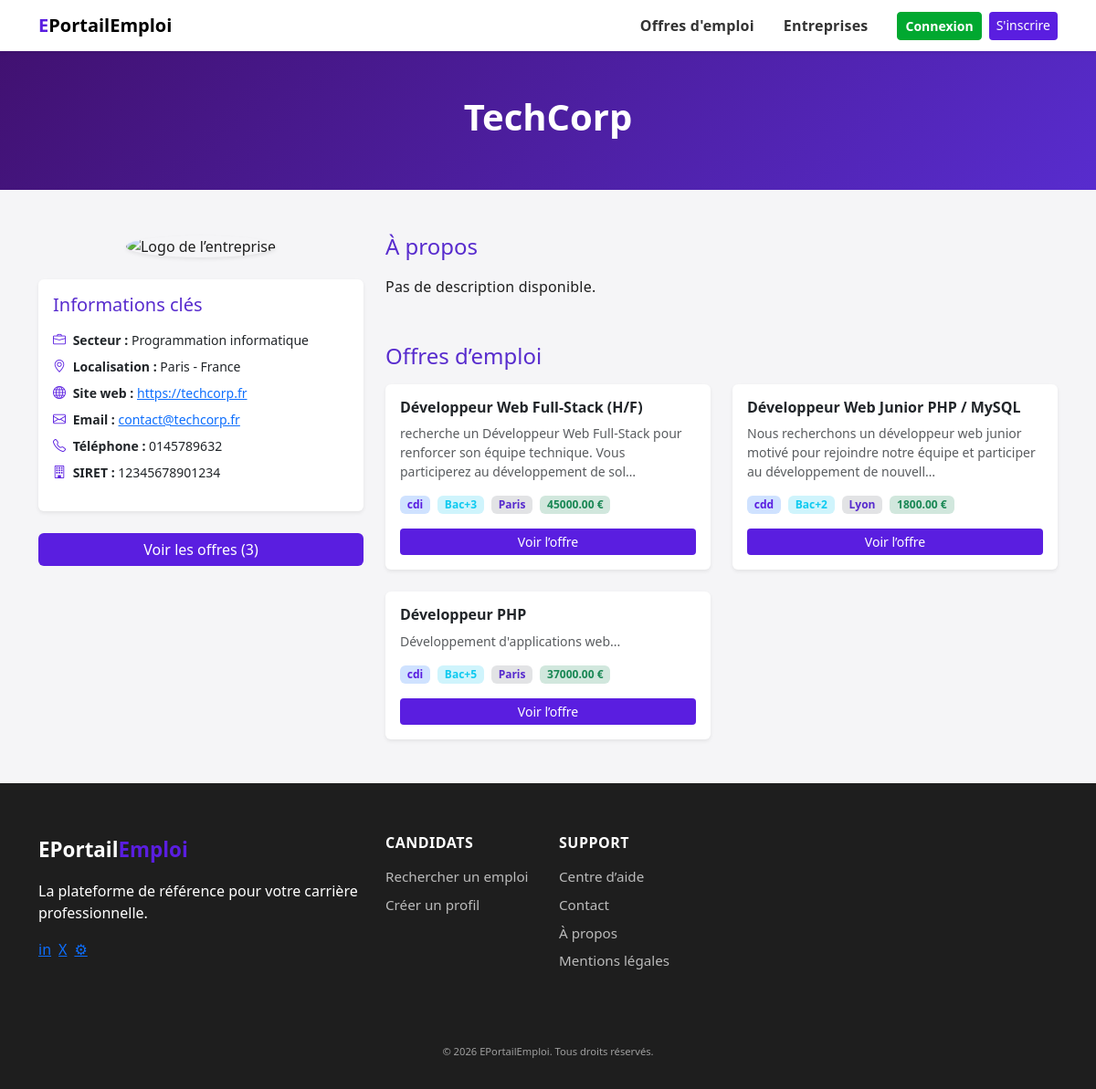
Before: /entreprises/show?id=1 with the older database file.
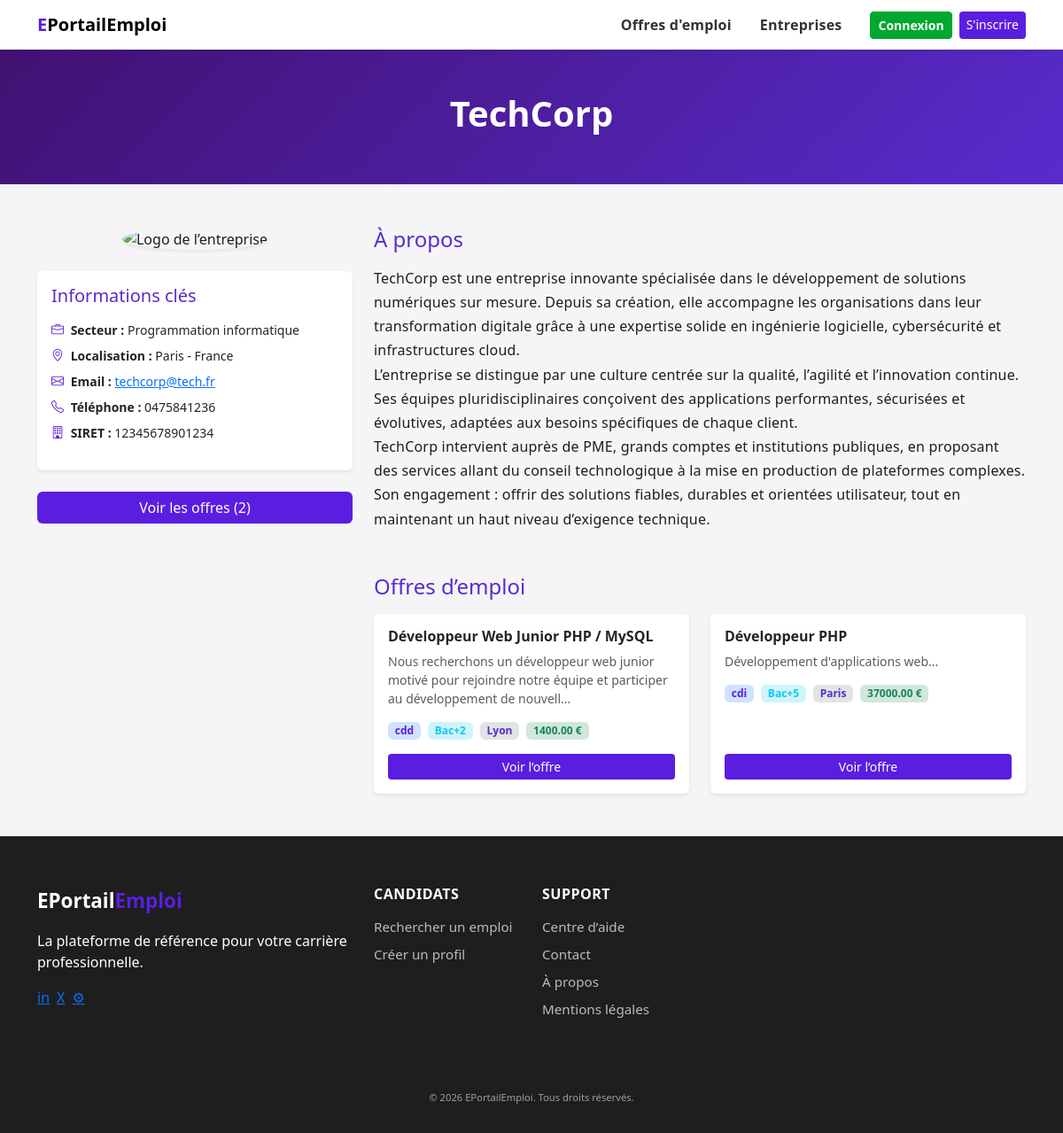
After: the same page with the newer database file.
### tables this page shows
CREATE TABLE IF NOT EXISTS `entreprises` (
  `id` int NOT NULL AUTO_INCREMENT,
  `date_inscription` timestamp NULL DEFAULT CURRENT_TIMESTAMP,
  `gestionnaire_id` int DEFAULT NULL,
  `nom` varchar(150) NOT NULL,
  `secteur_id` int NOT NULL,
  `adresse` varchar(255) NOT NULL,
  `code_postal` varchar(20) DEFAULT NULL,
  `ville` varchar(150) DEFAULT NULL,
  `pays` varchar(100) DEFAULT NULL,
  `telephone` varchar(30) DEFAULT NULL,
  `email` varchar(100) DEFAULT NULL,
  `siret` varchar(14) NOT NULL,
  `site_web` varchar(255) DEFAULT NULL,
  `taille` varchar(50) DEFAULT NULL,
  `description` text,
  `logo` varchar(255) DEFAULT NULL,
  PRIMARY KEY (`id`),
  UNIQUE KEY `siret` (`siret`),
  UNIQUE KEY `fk_entreprises_gestionnaire` (`gestionnaire_id`) USING BTREE,
  KEY `secteur_id` (`secteur_id`)
);

CREATE TABLE IF NOT EXISTS `offres` (
  `id` int NOT NULL AUTO_INCREMENT,
  `auteur_id` int DEFAULT NULL,
  `date_creation` datetime NOT NULL,
  `modifie_par` int DEFAULT NULL,
  `date_modification` datetime DEFAULT NULL,
  `entreprise_id` int NOT NULL,
  `type_offre_id` int NOT NULL,
  `niveau_qualification_id` int NOT NULL,
  `domaine_emploi_id` int NOT NULL,
  `localisation_id` int NOT NULL,
  `titre` varchar(150) NOT NULL,
  `description` text,
  `date_debut` date DEFAULT NULL,
  `date_fin` date DEFAULT NULL,
  `duree_contrat` int DEFAULT NULL,
  `salaire` decimal(10,2) DEFAULT NULL,
  `statut` enum('active','inactive','archive') DEFAULT 'active',
  PRIMARY KEY (`id`),
  KEY `type_offre_id` (`type_offre_id`),
  KEY `niveau_qualification_id` (`niveau_qualification_id`),
  KEY `domaine_emploi_id` (`domaine_emploi_id`),
  KEY `localisation_id` (`localisation_id`),
  KEY `user_id` (`auteur_id`) USING BTREE,
  KEY `offres_ibfk_2` (`entreprise_id`),
  KEY `fk_offres_modifie_par` (`modifie_par`)
);

CREATE TABLE IF NOT EXISTS `types_offres` (
  `id` int NOT NULL AUTO_INCREMENT,
  `code` varchar(50) NOT NULL,
  `description` varchar(100) NOT NULL,
  PRIMARY KEY (`id`),
  UNIQUE KEY `code` (`code`)
);

CREATE TABLE IF NOT EXISTS `niveaux_qualification` (
  `id` int NOT NULL AUTO_INCREMENT,
  `libelle` varchar(100) NOT NULL,
  PRIMARY KEY (`id`),
  UNIQUE KEY `libelle` (`libelle`)
);

CREATE TABLE IF NOT EXISTS `localisations` (
  `id` int NOT NULL AUTO_INCREMENT,
  `ville` varchar(100) NOT NULL,
  `departement` varchar(100) DEFAULT NULL,
  `region` varchar(100) DEFAULT NULL,
  `pays` varchar(100) NOT NULL,
  PRIMARY KEY (`id`)
);

CREATE TABLE IF NOT EXISTS `secteurs_entreprises` (
  `id` int NOT NULL AUTO_INCREMENT,
  `code` varchar(10) NOT NULL,
  `libelle` varchar(150) NOT NULL,
  `description` text,
  PRIMARY KEY (`id`),
  UNIQUE KEY `code` (`code`)
);

### views/entreprise/show.php (the view, shortened to what the changed rows need)
<?php
$e = static fn ($val) => htmlspecialchars((string)$val, ENT_QUOTES, 'UTF-8');
$titre = $entreprise['nom'] ?? 'Entreprise';
?>
<?php require __DIR__ . '/../partials/banniere.php'; ?>
<section class="container py-5">
    <div class="row gy-5">
        <aside class="col-12 col-lg-4">
            <div class="text-center mb-4">
                <img src="<?= $e($entreprise['logo'] ?? '/assets/img/company_logo_generique.png') ?>"
                     alt="Logo de l’entreprise"
                     class="img-fluid rounded-circle shadow-sm"
                     style="width: 140px; height: 140px; object-fit: cover;">
            </div>
            <div class="card shadow-sm border-0 mb-4">
                <div class="card-body">
                    <h2 class="h5 text-secondary mb-3">Informations clés</h2>
                    <ul class="list-unstyled small">
                        <?php if (!empty($entreprise['secteur'])): ?>
                            <li class="mb-2">
                                <i class="bi bi-briefcase text-primary me-1"></i>
                                <strong>Secteur :</strong> <?= $e($entreprise['secteur']) ?>
                            </li>
                        <?php endif; ?>
                        <?php if (!empty($entreprise['ville']) || !empty($entreprise['pays'])): ?>
                            <li class="mb-2">
                                <i class="bi bi-geo-alt text-primary me-1"></i>
                                <strong>Localisation :</strong>
                                <?= $e($entreprise['ville'] ?? '') ?>
                                <?= (!empty($entreprise['ville']) && !empty($entreprise['pays'])) ? ' - ' : '' ?>
                                <?= $e($entreprise['pays'] ?? '') ?>
                            </li>
                        <?php endif; ?>
                        <?php if (!empty($entreprise['site_web'])): ?>
                            <li class="mb-2">
                                <i class="bi bi-globe text-primary me-1"></i>
                                <strong>Site web :</strong>
                                <a href="<?= $e($entreprise['site_web']) ?>" target="_blank" rel="noopener noreferrer">
                                    <?= $e($entreprise['site_web']) ?>
                                </a>
                            </li>
                        <?php endif; ?>
                        <?php if (!empty($entreprise['email'])): ?>
                            <li class="mb-2">
                                <i class="bi bi-envelope text-primary me-1"></i>
                                <strong>Email :</strong>
                                <a href="mailto:<?= $e($entreprise['email']) ?>"><?= $e($entreprise['email']) ?></a>
                            </li>
                        <?php endif; ?>
                        <?php if (!empty($entreprise['telephone'])): ?>
                            <li class="mb-2">
                                <i class="bi bi-telephone text-primary me-1"></i>
                                <strong>Téléphone :</strong> <?= $e($entreprise['telephone']) ?>
                            </li>
                        <?php endif; ?>
                        <?php if (!empty($entreprise['siret'])): ?>
                            <li class="mb-2">
                                <i class="bi bi-building text-primary me-1"></i>
                                <strong>SIRET :</strong> <?= $e($entreprise['siret']) ?>
                            </li>
                        <?php endif; ?>
                    </ul>
                </div>
            </div>
            <?php if (!empty($offres)): ?>
                <a href="/offres?entreprise_id=<?= (int)($entreprise['id'] ?? 0) ?>" class="btn btn-primary w-100">Voir les offres (<?= count($offres) ?>)</a>
            <?php endif; ?>
        </aside>
        <div class="col-12 col-lg-8">
            <section class="mb-5">
                <h2 class="h4 text-secondary mb-3">À propos</h2>
                <p class="text-readable"><?= nl2br($e($entreprise['description'] ?? 'Pas de description disponible.')) ?></p>
            </section>
            <section id="offers">
                <h2 class="h4 text-secondary mb-3">Offres d’emploi</h2>
                <?php if (empty($offres)): ?>
                    <p class="text-muted">Aucune offre pour le moment.</p>
                <?php else: ?>
                    <div class="row g-4">
                        <?php foreach ($offres as $offre): ?>
                            <div class="col-12 col-md-6">
                                <article class="card h-100 shadow-sm border-0 offer-card">
                                    <div class="card-body d-flex flex-column">
                                        <h3 class="h6 fw-bold mb-2"><?= $e($offre['titre']) ?></h3>
                                        <p class="text-muted small mb-3">
                                            <?= $e(mb_strimwidth($offre['description'] ?? '', 0, 120, '…')) ?>
                                        </p>
                                        <div class="d-flex flex-wrap gap-2 mb-3">
                                            <?php if (!empty($offre['offre_code'])): ?>
                                                <span class="badge bg-primary-subtle text-primary">
                                                    <?= $e($offre['offre_code']) ?>
                                                </span>
                                            <?php endif; ?>
                                            <?php if (!empty($offre['niveau_qualification'])): ?>
                                                <span class="badge bg-info-subtle text-info">
                                                    <?= $e($offre['niveau_qualification']) ?>
                                                </span>
                                            <?php endif; ?>
                                            <?php if (!empty($offre['localisation'])): ?>
                                                <span class="badge bg-secondary-subtle text-secondary">
                                                    <?= $e($offre['localisation']) ?>
                                                </span>
                                            <?php endif; ?>
                                            <?php if (!empty($offre['salaire'])): ?>
                                                <span class="badge bg-success-subtle text-success">
                                                    <?= $e($offre['salaire']) ?> €
                                                </span>
                                            <?php endif; ?>
                                        </div>
                                        <a href="/offres/show?id=<?= $offre['id'] ?>"
                                           class="btn btn-primary btn-sm mt-auto"
                                           aria-label="Voir l’offre <?= $e($offre['titre']) ?>">
                                            Voir l’offre
                                        </a>
                                    </div>
                                </article>
                            </div>
                        <?php endforeach; ?>
                    </div>
                <?php endif; ?>
            </section>
        </div>
    </div>
</section>

### views/partials/banniere.php
<section class="py-5 text-center bg-primary-gradient text-white">
  <div class="container">
    <h1 class="hero-title mb-2"><?= $e($titre ?? $title) ?></h1>
  </div>
</section>

Changed rows visible on the page:
removed offres: titre "Développeur Web Full‑Stack (H/F)", description "recherche un Développeur Web Full‑Stack pour renforcer son équipe technique. Vous participerez au développement de sol…", type_offre.code "cdi", niveau_qualification.libelle "Bac+3", localisation.ville "Paris", salaire "45000.00"
changed entreprises "TechCorp": email "contact@techcorp.fr" → "techcorp@tech.fr"; telephone "0145789632" → "0475841236"; description "Pas de description disponible." → "TechCorp est une entreprise innovante spécialisée dans le développement de solutions numériques sur mesure. Depuis sa création, elle accompagne les organisations dans leur transformation digitale grâce à une expertise solide en ingénierie logicielle, cybersécurité et infrastructures cloud. L’entreprise se distingue par une culture centrée sur la qualité, l’agilité et l’innovation continue. Ses équipes pluridisciplinaires conçoivent des applications performantes, sécurisées et évolutives, adaptées aux besoins spécifiques de chaque client. TechCorp intervient auprès de PME, grands comptes et institutions publiques, en proposant des services allant du conseil technologique à la mise en…"; site_web "https://techcorp.fr" → (not shown)
changed offres "Développeur Web Junior PHP / MySQL": salaire "1800.00" → "1400.00"
Other visible differences:
count($offres): "3" → "2"
text no longer shown: "Site web :"
